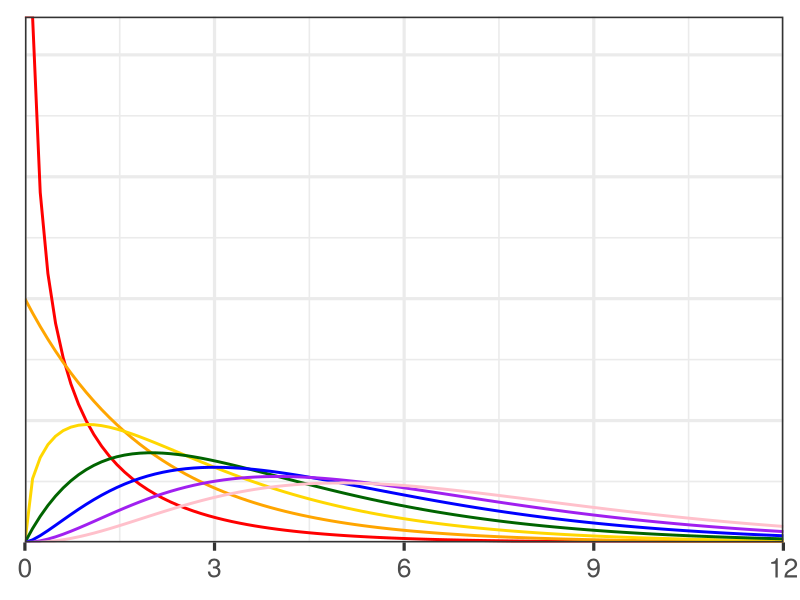
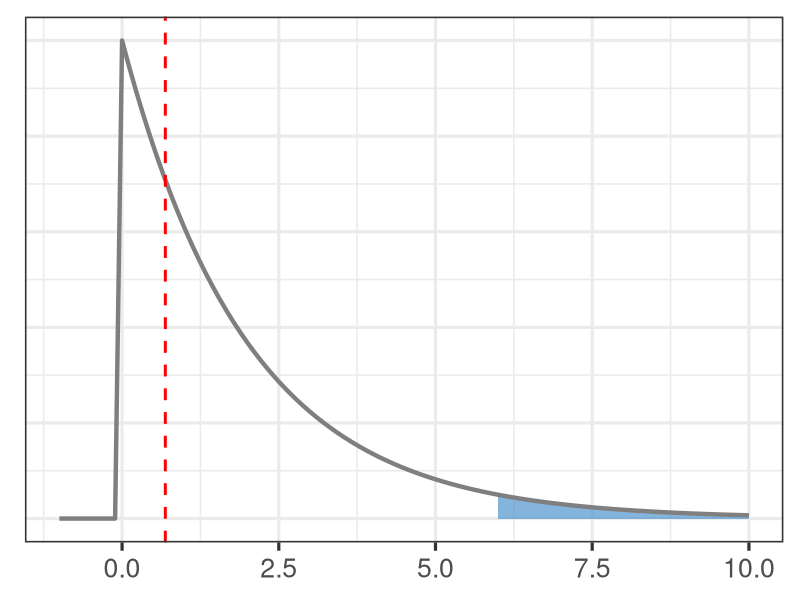
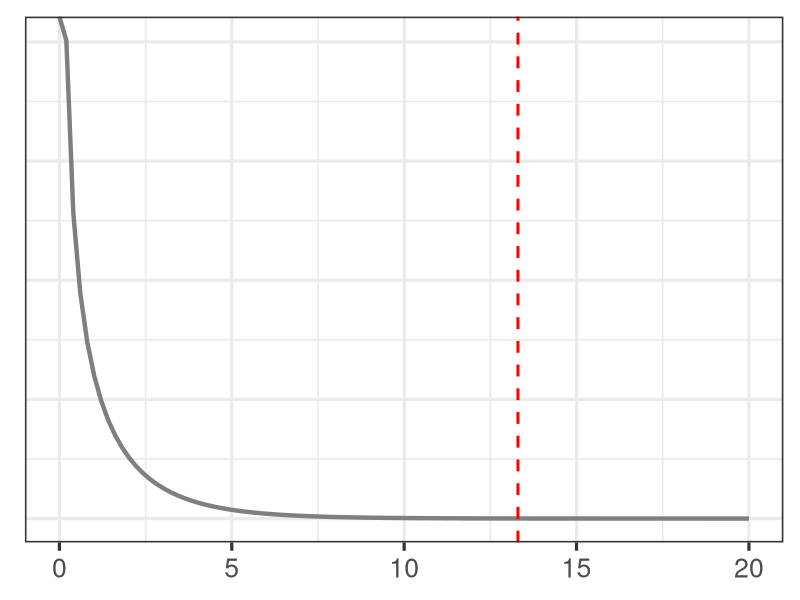
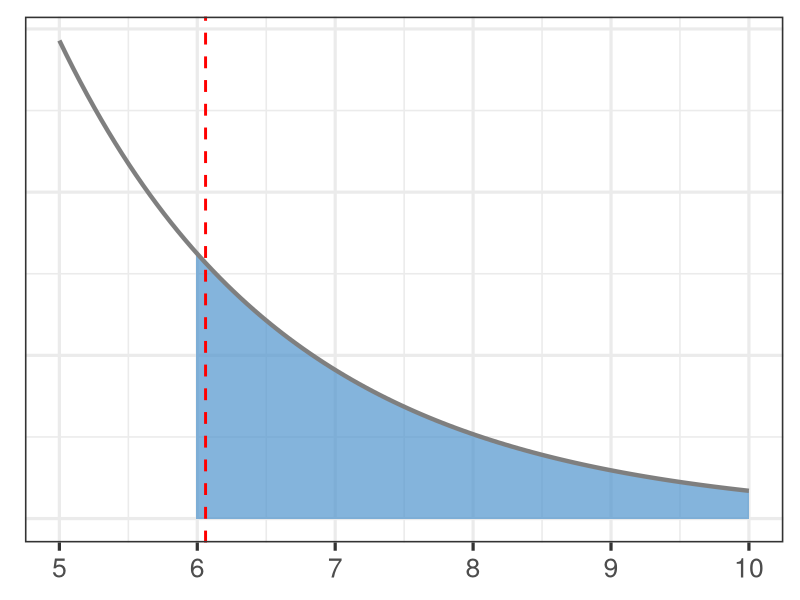
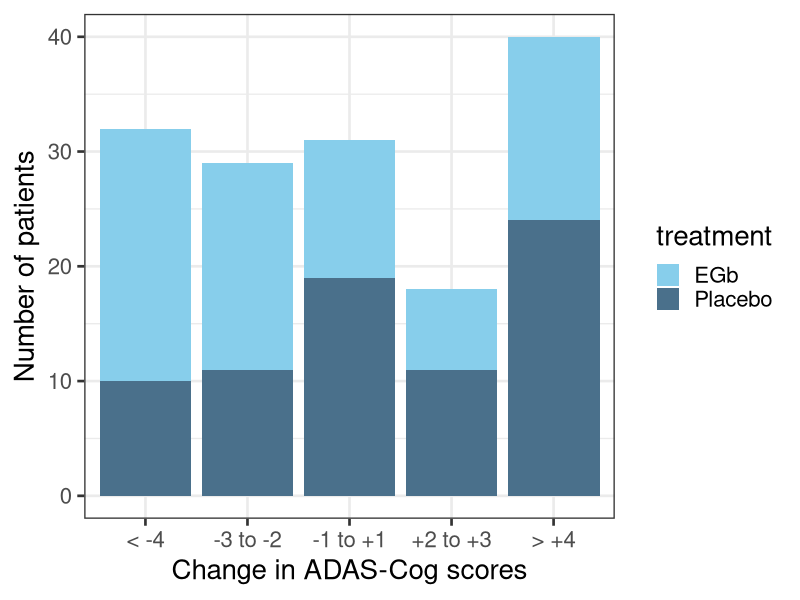
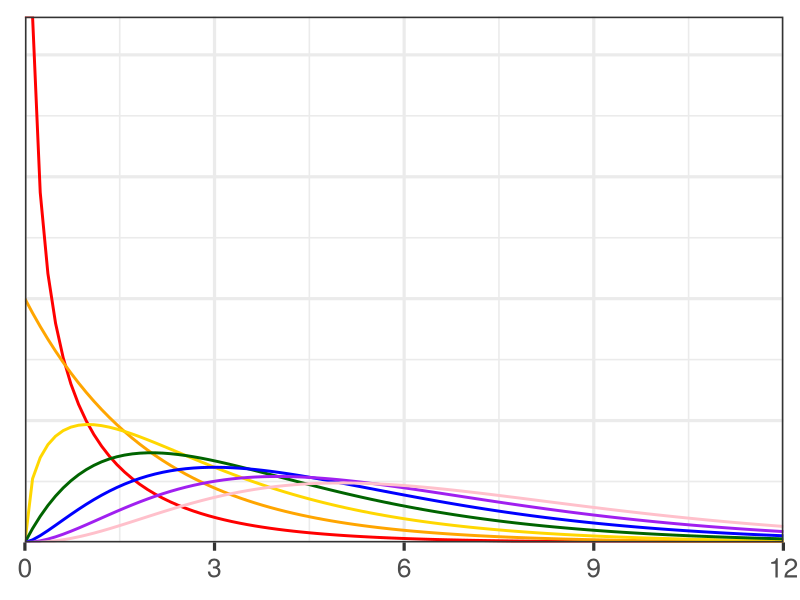
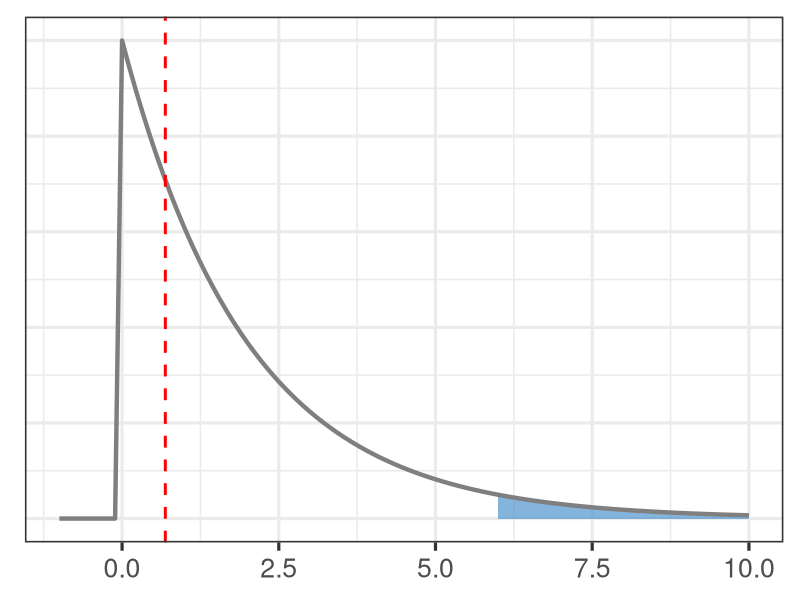
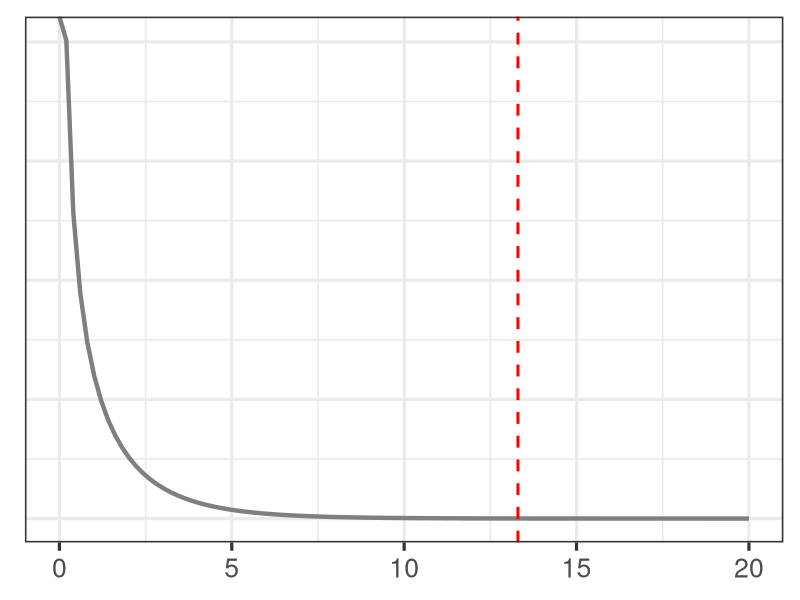

Write the R code that produced these figures, in order.
# lecture 11 - chi square (categorical)
library(tidyverse)

# set working directory
setwd(glue::glue("{dirname(rstudioapi::getActiveDocumentContext()$path)}/figures"))

# chi square distribution - different df
data.frame(x = c(0,12)) %>%
    ggplot2::ggplot(.) +
    ggplot2::aes(x) +
    ggplot2::stat_function(fun = dchisq, n = 100, args = list(df = 1), color = "red", size = 1) + 
    ggplot2::stat_function(fun = dchisq, n = 100, args = list(df = 2), color = "orange", size = 1) + 
    ggplot2::stat_function(fun = dchisq, n = 100, args = list(df = 3), color = "gold", size = 1) + 
    ggplot2::stat_function(fun = dchisq, n = 100, args = list(df = 4), color = "darkgreen", size = 1) + 
    ggplot2::stat_function(fun = dchisq, n = 100, args = list(df = 5), color = "blue", size = 1) + 
    ggplot2::stat_function(fun = dchisq, n = 100, args = list(df = 6), color = "purple", size = 1) + 
    ggplot2::stat_function(fun = dchisq, n = 100, args = list(df = 7), color = "pink", size = 1) + 
    ggplot2::labs(y = "", x = "") +
    ggplot2::theme_bw(24) +
    # ggplot2::ylim(0, 0.5) +
    # ggplot2::xlim(0,12) +
    scale_x_continuous(expand = c(0, 0)) + 
    scale_y_continuous(expand = c(0, 0)) +
    ggplot2::theme(axis.text.y = element_blank(),
                   axis.title = element_blank(),
                   axis.ticks.y = element_blank())
ggsave("chi_square_dfs.png", height = 5, width = 10)


# chi square distribution
data.frame(x = c(-1,10)) %>%
    ggplot2::ggplot(.) +
    ggplot2::aes(x) +
    ggplot2::stat_function(fun = dchisq,
                           n = 100,
                           geom = "area",
                           args = list(df = 2),
                           xlim = c(qchisq(0.95, 2), 10),
                           alpha = 0.7,
                           fill = "steelblue3", size = 1.5) +
    ggplot2::stat_function(fun = dchisq, 
                           n = 100, 
                           args = list(df = 2),
                           color = "grey50", size = 1.5) + 
    ggplot2::labs(y = "", x = "") +
    ggplot2::theme_bw(24) +
    ggplot2::theme(axis.text.y = element_blank(),
                   axis.title = element_blank(),
                   axis.ticks.y = element_blank()) +
    ggplot2::geom_vline(xintercept = 0.69, color = "red", linetype = 2, size = 1)
ggsave("chi_square_df2_2.png", height = 5, width = 10)

# birth example
data.frame(x = c(0,20)) %>%
    ggplot2::ggplot(.) +
    ggplot2::aes(x) +
    ggplot2::stat_function(fun = dchisq,
                           n = 100,
                           geom = "area",
                           args = list(df = 1),
                           xlim = c(13.3, 20),
                           alpha = 0.7,
                           fill = "steelblue3", size = 1.5) +
    ggplot2::stat_function(fun = dchisq, 
                           n = 100, 
                           args = list(df = 1),
                           color = "grey50", size = 1.5) + 
    ggplot2::labs(y = "", x = "") +
    ggplot2::theme_bw(24) +
    ggplot2::theme(axis.text.y = element_blank(),
                   axis.title = element_blank(),
                   axis.ticks.y = element_blank()) +
    ggplot2::geom_vline(xintercept = 13.3, color = "red", linetype = 2, size = 1)
ggsave("chi_square_births.png", height = 3, width = 4)
1-pchisq(13.3, 1)

# chi square distribution df = 1
data.frame(x = c(5,10)) %>%
    ggplot2::ggplot(.) +
    ggplot2::aes(x) +
    ggplot2::stat_function(fun = dchisq,
                           n = 100,
                           geom = "area",
                           args = list(df = 1),
                           xlim = c(qchisq(0.95, 2), 10),
                           alpha = 0.7,
                           fill = "steelblue3", size = 1.5) +
    ggplot2::stat_function(fun = dchisq, 
                           n = 100, 
                           args = list(df = 1),
                           color = "grey50", size = 1.5) + 
    ggplot2::labs(y = "", x = "") +
    ggplot2::theme_bw(24) +
    ggplot2::theme(axis.text.y = element_blank(),
                   axis.title = element_blank(),
                   axis.ticks.y = element_blank()) +
    ggplot2::geom_vline(xintercept = 6.06, color = "red", linetype = 2, size = 1)


data <- data.frame(real = c(35, 14),
                   sham = c(19, 5))
chisq.test(data, correct = F)

# test phone tumors
tumor <- data.frame(left = c(14,19), right = c(28,27))
chisq.test(tumor, correct = F)
((14-15.75)^2)/15.75 + (28-26.25)^2/26.25 + (19-17.25)^2/17.25 + (27-28.75)^2/28.75

###########################
# r x k - alzheimers example
alz <- data.frame(group1 = c(22, 10), group2 = c(18, 11), group3 = c(12, 19), 
                  group4 = c(7,11), group5 = c(16,24), treatment = c("EGb", "Placebo"))

alz %>%
    tidyr::pivot_longer(group1:group5) %>%
    ggplot2::ggplot(.) +
    ggplot2::aes(x = name, y = value, fill = treatment) +
    ggplot2::geom_bar(stat = "identity") +
    ggplot2::theme_bw(20) +
    ggplot2::scale_fill_manual(values = c("EGb" = "skyblue", "Placebo" = "skyblue4")) +
    ggplot2::labs(x = "Change in ADAS-Cog scores", y = "Number of patients") +
    ggplot2::scale_x_discrete(labels = c("< -4", "-3 to -2", "-1 to +1", "+2 to +3", "> +4"))
ggsave("alzheimers.png", width = 10, height = 3)    
